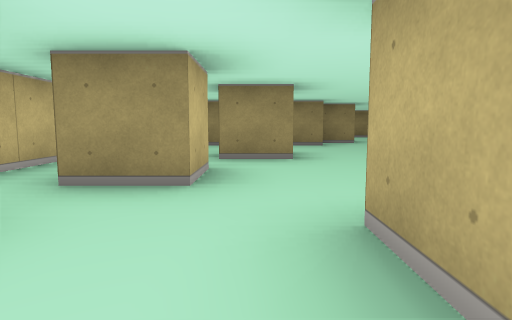
View 1 (above)

24 first-person views from a walk through a cub3D maze. The camera is about half as high as the walls, tilts 6° down and sees 75° across. The floor is counted in squares. Each view is taken from the middle of a square. On the plan, view 1 faces up. The plan holds only what a view shows up to about 9 squares ahead; the rest is blank.

View 2
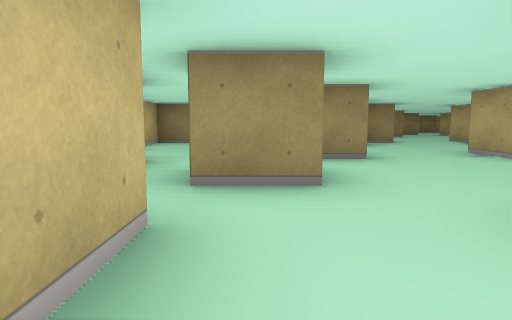

View 3
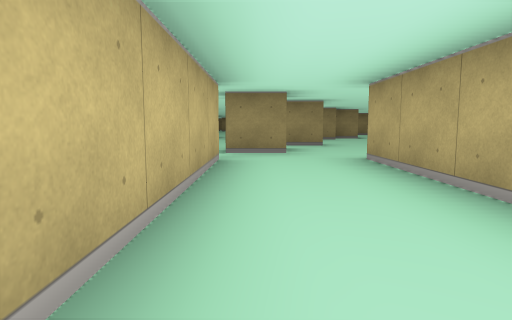

View 4
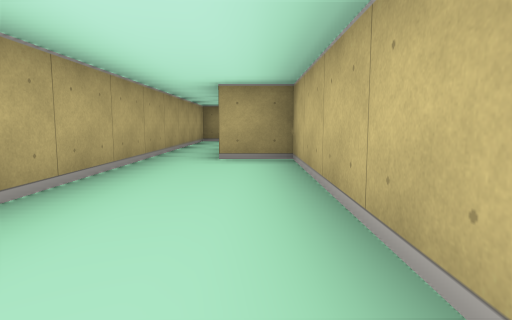

View 5
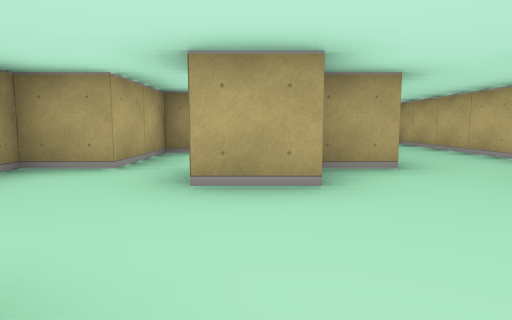

View 6
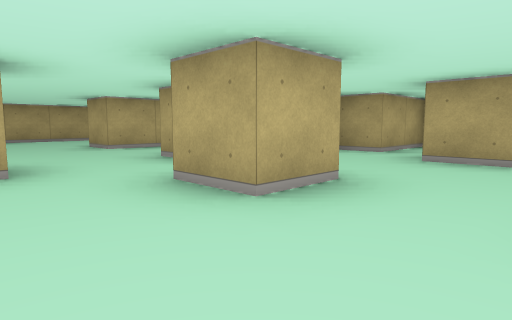

View 7
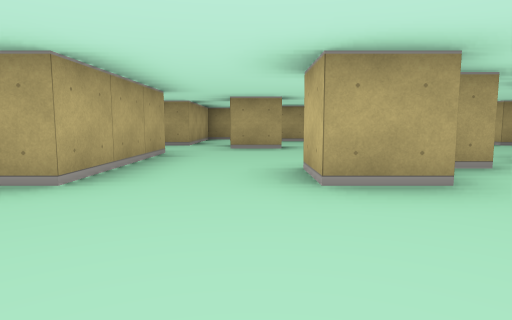

View 8
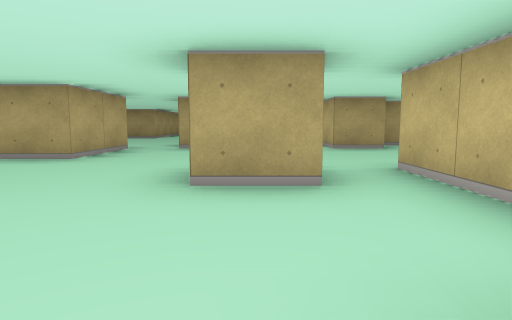

View 9
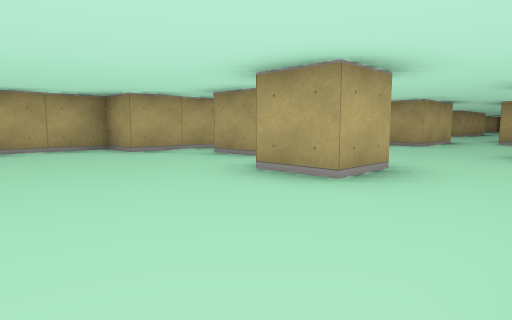

View 10
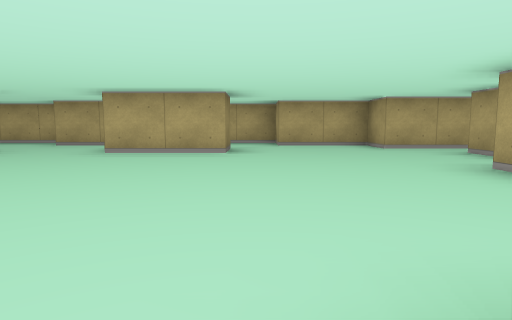

View 11
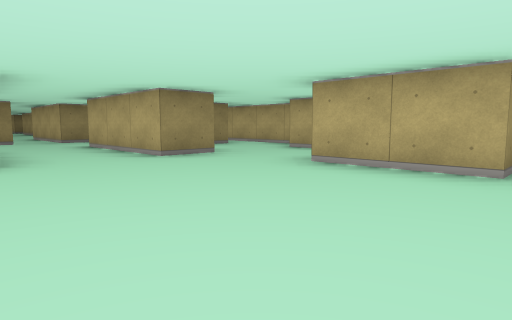

View 12
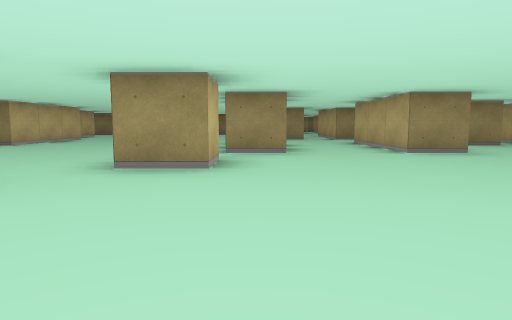

View 13
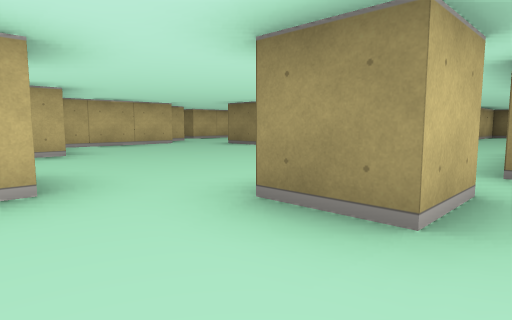

View 14
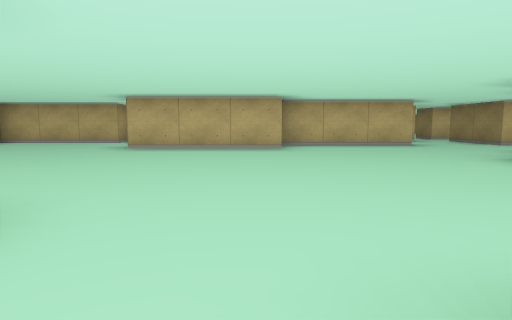

View 15
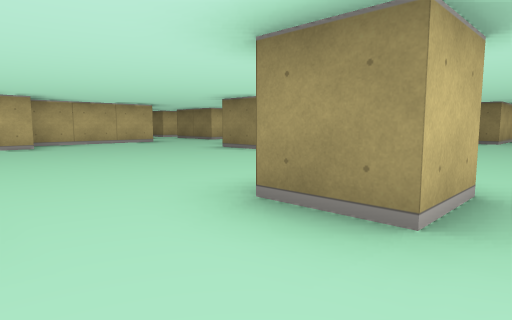

View 16
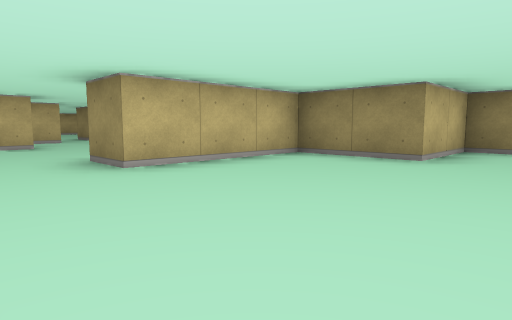

View 17
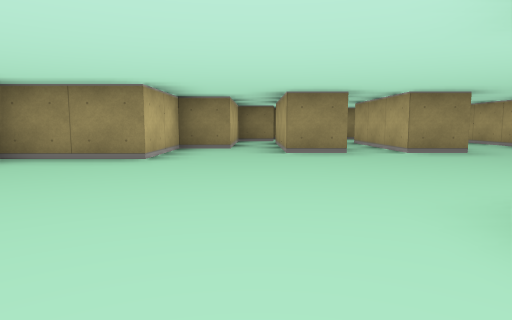

View 18
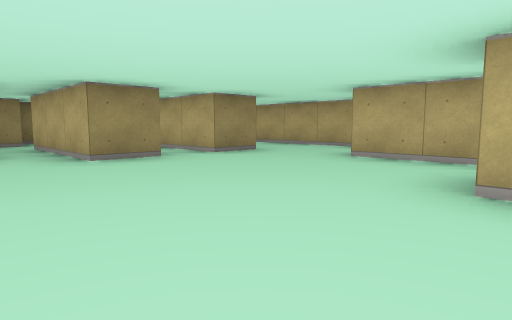

View 19
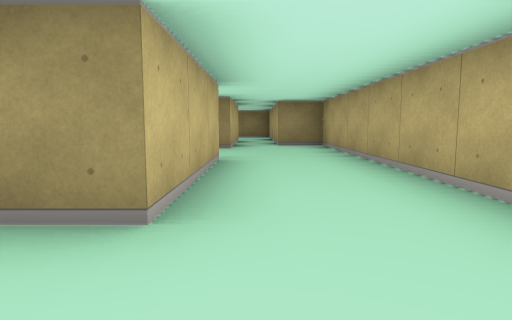

View 20
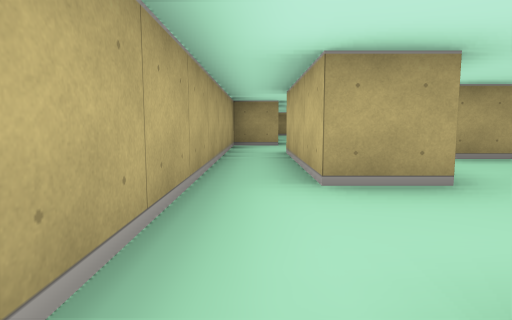

View 21
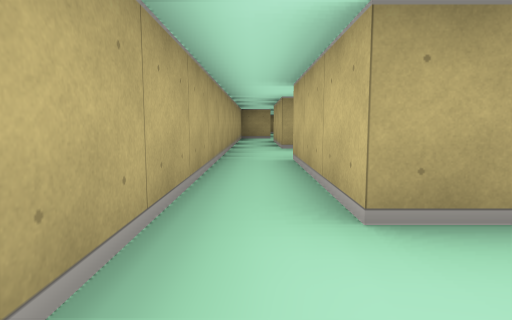

View 22
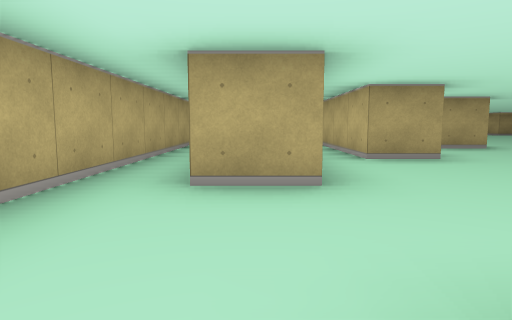

View 23
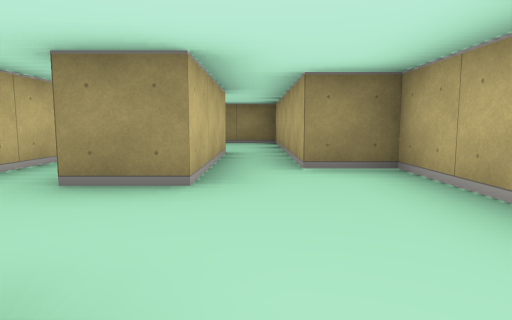

View 24
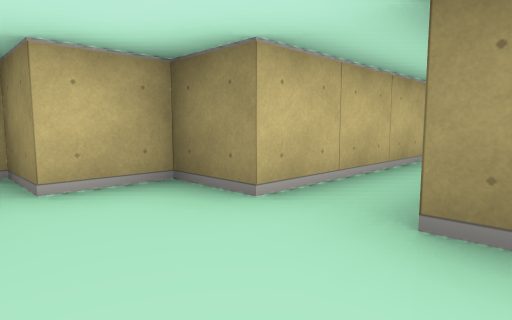

### Floor plan
Key: @ floor where view 1 was taken; # wall or solid block; . floor.
Columns run from 4 left of view 1 to 12 right of it. Each row starts with its distance up from view 1.
 47              ###
 46              ..#
 45              ..#
 44               .#
 43            #.#.#
 42            #.#.##
 41           ##.#..#
 40          ##.....#
 39          #......#
 38          #.#.#..#
 37         ##.#.#..#
 36         #..#.#..#
 35        ##.......#
 34  ##   # ........#
 33 ..... #.......#.#
 32 #.....#.......#.#
 31   #.........#.#.#
 30   #.........#...#
 29   ##......#.#...#
 28    #..........#.#
 27    #..........#.#
 26   .#..... ..#.#.#
 25  #....... ..#...#
 24  #.......#..#...#
 23  #.............##
 22  # .....#......#
 21    #.........#
 20       #......# .#
 19        .........#
 18         .......##
 17         .......#
 16         ..#...##
 15         ... #.#
 14       #....
 13       #.#...
 12       ......
 11       .....#
 10      ......#
  9     ..#..#..
  8    #.##..#..
  7  ........#..
  6  ..............
  5  ...#..#........#
  4  #.......#..#...
  3  #.#.....#  #
  2   ....#..#
  1   #..##.##
  0   #.@# .#
 -1   #..# ##
 -2   #..#
 -3   #..#
 -4   ##.#
 -5     .#
 -6     .#
 -7     .#
 -8     .#

Where each view was taken, in squares from view 1:
view 1: 0 up, 0 right, facing up
view 2: 0 up, 1 left, facing up
view 3: 3 down, 1 left, facing up
view 4: 1 up, 1 left, facing down
view 5: 5 up, 2 right, facing down
view 6: 7 up, 1 right, facing down-right
view 7: 12 up, 3 right, facing down
view 8: 16 up, 4 right, facing down
view 9: 19 up, 4 right, facing down-right
view 10: 19 up, 3 right, facing right
view 11: 19 up, 5 right, facing up-right
view 12: 18 up, 5 right, facing up
view 13: 20 up, 5 right, facing up-left
view 14: 28 up, 6 right, facing left
view 15: 27 up, 7 right, facing up-left
view 16: 30 up, 6 right, facing up-left
view 17: 30 up, 6 right, facing up
view 18: 31 up, 5 right, facing up-right
view 19: 34 up, 10 right, facing up
view 20: 31 up, 11 right, facing down
view 21: 35 up, 11 right, facing down
view 22: 36 up, 10 right, facing down
view 23: 38 up, 10 right, facing up
view 24: 39 up, 9 right, facing up-left
